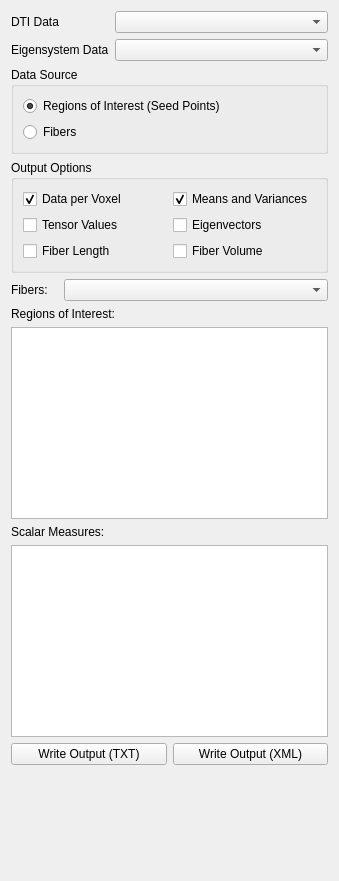
<?xml version="1.0" encoding="UTF-8"?>
<ui version="4.0">
 <class>FiberOutputForm</class>
 <widget class="QWidget" name="FiberOutputForm">
  <property name="geometry">
   <rect>
    <x>0</x>
    <y>0</y>
    <width>339</width>
    <height>881</height>
   </rect>
  </property>
  <property name="windowTitle">
   <string>Form</string>
  </property>
  <layout class="QVBoxLayout" name="verticalLayout_4">
   <item>
    <layout class="QHBoxLayout" name="DataSelectionHLayout">
     <item>
      <layout class="QVBoxLayout" name="DataSelectionLabelVLayout">
       <item>
        <widget class="QLabel" name="DTIDataLabel">
         <property name="text">
          <string>DTI Data</string>
         </property>
        </widget>
       </item>
       <item>
        <widget class="QLabel" name="EigenDataLabel">
         <property name="text">
          <string>Eigensystem Data</string>
         </property>
        </widget>
       </item>
      </layout>
     </item>
     <item>
      <layout class="QVBoxLayout" name="DataSelectionComboVLayout">
       <item>
        <widget class="QComboBox" name="DTIDataCombo">
         <property name="sizePolicy">
          <sizepolicy hsizetype="MinimumExpanding" vsizetype="Fixed">
           <horstretch>0</horstretch>
           <verstretch>0</verstretch>
          </sizepolicy>
         </property>
        </widget>
       </item>
       <item>
        <widget class="QComboBox" name="EigenDataCombo"/>
       </item>
      </layout>
     </item>
    </layout>
   </item>
   <item>
    <widget class="QGroupBox" name="DataSourceGroup">
     <property name="title">
      <string>Data Source</string>
     </property>
     <layout class="QVBoxLayout" name="verticalLayout">
      <item>
       <widget class="QRadioButton" name="DataSourceROIRadio">
        <property name="text">
         <string>Regions of Interest (Seed Points)</string>
        </property>
        <property name="checked">
         <bool>true</bool>
        </property>
       </widget>
      </item>
      <item>
       <widget class="QRadioButton" name="DataSourceFibersRadio">
        <property name="text">
         <string>Fibers</string>
        </property>
       </widget>
      </item>
     </layout>
    </widget>
   </item>
   <item>
    <widget class="QGroupBox" name="OutputOptionsGroup">
     <property name="title">
      <string>Output Options</string>
     </property>
     <layout class="QGridLayout" name="gridLayout">
      <item row="0" column="0">
       <widget class="QCheckBox" name="OutputOptionsPerVoxelCheck">
        <property name="text">
         <string>Data per Voxel</string>
        </property>
        <property name="checked">
         <bool>true</bool>
        </property>
       </widget>
      </item>
      <item row="0" column="1">
       <widget class="QCheckBox" name="OutputOptionsMeanVarCheck">
        <property name="text">
         <string>Means and Variances</string>
        </property>
        <property name="checked">
         <bool>true</bool>
        </property>
       </widget>
      </item>
      <item row="1" column="0">
       <widget class="QCheckBox" name="OutputOptionsTensorCheck">
        <property name="text">
         <string>Tensor Values</string>
        </property>
       </widget>
      </item>
      <item row="1" column="1">
       <widget class="QCheckBox" name="OutputOptionsEigenCheck">
        <property name="text">
         <string>Eigenvectors</string>
        </property>
       </widget>
      </item>
      <item row="2" column="0">
       <widget class="QCheckBox" name="OutputOptionsLengthCheck">
        <property name="text">
         <string>Fiber Length</string>
        </property>
       </widget>
      </item>
      <item row="2" column="1">
       <widget class="QCheckBox" name="OutputOptionsVolumeCheck">
        <property name="text">
         <string>Fiber Volume</string>
        </property>
       </widget>
      </item>
     </layout>
    </widget>
   </item>
   <item>
    <layout class="QHBoxLayout" name="FibersHLayout">
     <item>
      <widget class="QLabel" name="FibersLabel">
       <property name="sizePolicy">
        <sizepolicy hsizetype="Fixed" vsizetype="Preferred">
         <horstretch>0</horstretch>
         <verstretch>0</verstretch>
        </sizepolicy>
       </property>
       <property name="text">
        <string>Fibers:   </string>
       </property>
      </widget>
     </item>
     <item>
      <widget class="QComboBox" name="FibersCombo"/>
     </item>
    </layout>
   </item>
   <item>
    <widget class="QLabel" name="ROILabel">
     <property name="text">
      <string>Regions of Interest: </string>
     </property>
    </widget>
   </item>
   <item>
    <widget class="QListWidget" name="ROIList">
     <property name="sizePolicy">
      <sizepolicy hsizetype="Expanding" vsizetype="Minimum">
       <horstretch>0</horstretch>
       <verstretch>0</verstretch>
      </sizepolicy>
     </property>
     <property name="selectionMode">
      <enum>QAbstractItemView::MultiSelection</enum>
     </property>
    </widget>
   </item>
   <item>
    <widget class="QLabel" name="MeasuresLabel">
     <property name="text">
      <string>Scalar Measures:</string>
     </property>
    </widget>
   </item>
   <item>
    <widget class="QListWidget" name="MeasuresList">
     <property name="sizePolicy">
      <sizepolicy hsizetype="Expanding" vsizetype="Minimum">
       <horstretch>0</horstretch>
       <verstretch>0</verstretch>
      </sizepolicy>
     </property>
     <property name="selectionMode">
      <enum>QAbstractItemView::MultiSelection</enum>
     </property>
    </widget>
   </item>
   <item>
    <layout class="QHBoxLayout" name="OutputHLayout">
     <property name="bottomMargin">
      <number>0</number>
     </property>
     <item>
      <widget class="QPushButton" name="OutputTXTButton">
       <property name="text">
        <string>Write Output (TXT)</string>
       </property>
      </widget>
     </item>
     <item>
      <widget class="QPushButton" name="OutputXMLButton">
       <property name="text">
        <string>Write Output (XML)</string>
       </property>
      </widget>
     </item>
    </layout>
   </item>
   <item>
    <spacer name="verticalSpacer">
     <property name="orientation">
      <enum>Qt::Vertical</enum>
     </property>
     <property name="sizeHint" stdset="0">
      <size>
       <width>20</width>
       <height>40</height>
      </size>
     </property>
    </spacer>
   </item>
  </layout>
 </widget>
 <resources/>
 <connections/>
</ui>
